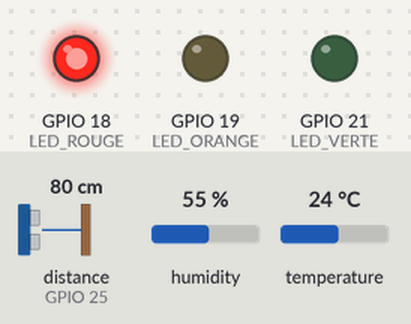
Simulated run of this sketch. Board: ESP32. Shown: output pins drawn as LEDs (lit = HIGH). Wiring (inferred from the names in the program): ultrasonic range finder: trigger GPIO 33; echo GPIO 25. The inputs (shaded band) are chosen by the test bench; at power-on: distance to the obstacle (sensor on GPIO 25) 80 cm, humidity 55 %, temperature 24 °C. The echo pulse lasts 58.3 µs per cm; WiFi joins after 1.5 s; servers stay silent unless stated; pins used as bus, display or sensor lines are not drawn; what the sketch prints to the serial monitor is not drawn.

Above: at 2.7 s.
2.8 s: distance to the obstacle (sensor on GPIO 25) set to 21 cm
4.3 s: distance to the obstacle (sensor on GPIO 25) set to 17 cm
At 4.7 s:
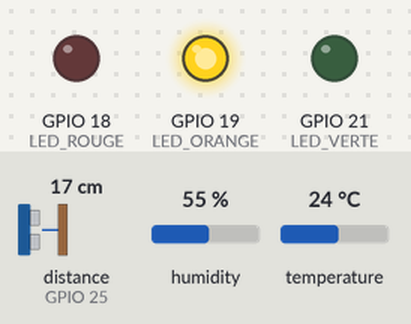
5.8 s: distance to the obstacle (sensor on GPIO 25) set to 13 cm
At 7.1 s:
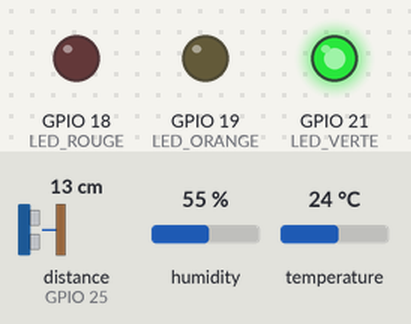
7.4 s: distance to the obstacle (sensor on GPIO 25) set to 18 cm
At 8.6 s:
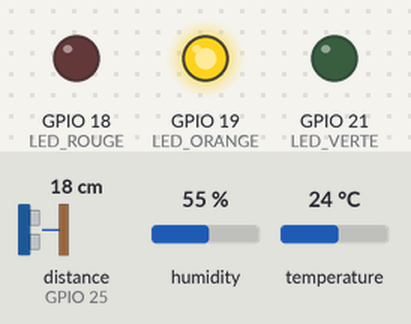
9.0 s: distance to the obstacle (sensor on GPIO 25) set to 2 cm
At 9.8 s:
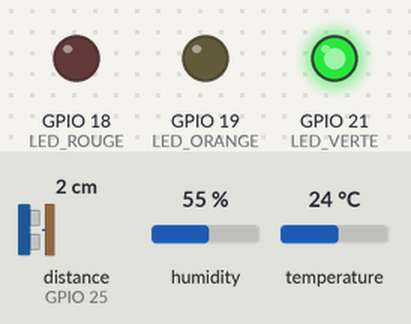
Timing chart, 0 to 11.6 s (numbered marks = the images above; inputs shaded):
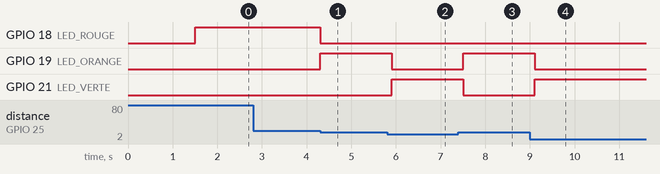

Measured:
- the behaviour switches between 19 and 18 cm on distance to the obstacle (sensor on GPIO 25) (found by bisection; images 0 and 1)
- the behaviour switches between 16 and 15 cm on distance to the obstacle (sensor on GPIO 25) (found by bisection; images 1 and 2)
- after the input at 2.8 s, every drawn part: stays the same
- after the input at 4.3 s, GPIO 18 (LED_ROUGE): HIGH → LOW at once; GPIO 19 (LED_ORANGE): LOW → HIGH at once
- after the input at 5.8 s, GPIO 19 (LED_ORANGE): HIGH → LOW after 0.11 s; GPIO 21 (LED_VERTE): LOW → HIGH after 0.11 s
- after the input at 7.4 s, GPIO 19 (LED_ORANGE): LOW → HIGH after 0.11 s; GPIO 21 (LED_VERTE): HIGH → LOW after 0.11 s
- after the input at 9.0 s, GPIO 19 (LED_ORANGE): HIGH → LOW after 0.11 s; GPIO 21 (LED_VERTE): LOW → HIGH after 0.11 s

The sketch:

ESP32_Maintenance_Machine_v0.ino
```cpp
// Activité IoT - Maintenance préventive d'une machine pédagogique (version v0)
// Carte : DOIT ESP32 DEVKIT V1
//
// La machine est surveillée par deux capteurs -> maintenance préventive CONDITIONNELLE :
//   - le niveau du bac de lubrifiant (capteur ultrason HC-SR04)
//   - la température et l'humidité de l'armoire électrique (DHT11)
// 3 LED indiquent l'état de la machine, une page web l'affiche à distance.
//
// Bibliothèque à installer (Outils > Gérer les bibliothèques) :
//   - DHT sensor library (Adafruit) + Adafruit Unified Sensor

#include <WiFi.h>
#include <WebServer.h>
#include <DHT.h>

const char* ssid = "NOM_DU_RESEAU";      // nom du réseau Wi-Fi (2,4 GHz)
const char* password = "MOT_DE_PASSE";   // mot de passe du réseau Wi-Fi

// ---------- Broches
const int PIN_TRIG   = 33;   // HC-SR04 TRIG
const int PIN_ECHO   = 25;   // HC-SR04 ECHO (reliée directement)
const int PIN_DHT    = 4;    // DHT11 DATA
const int LED_VERTE  = 21;
const int LED_ORANGE = 19;
const int LED_ROUGE  = 18;

// ---------- Seuils de maintenance (à adapter)
const int   NIVEAU_ALERTE = 30;      // % de lubrifiant dans le bac
const int   NIVEAU_ALARME = 10;
const float TEMP_ALERTE = 30.0;      // °C dans l'armoire électrique
const float TEMP_ALARME = 40.0;
const float HUM_ALERTE  = 80.0;      // % d'humidité (alerte seulement)

// ---------- Bac de lubrifiant : distance mesurée par le capteur placé au-dessus
const float DIST_PLEIN = 5.0;        // cm quand le bac est plein
const float DIST_VIDE  = 20.0;       // cm quand le bac est vide

DHT dht(PIN_DHT, DHT11);
WebServer server(80);

// ---------- Variables de la machine
int niveau = 100;            // %
float distance = 0;          // cm
float temperature = NAN;     // °C
float humidite = NAN;        // %

// État de chaque indicateur : 0 = normal, 1 = alerte, 2 = alarme
int eNiveau = 0, eTemp = 0, eHum = 0;
int etat = 0;
String cause = "";
const char* NOM_ETAT[] = {"NORMAL", "ALERTE", "ALARME"};
const char* COULEUR[] = {"#2e7d32", "#ef6c00", "#c62828"};

unsigned long tMesure = 0, tDht = 0;

// ---------- Mesures
float mesurerDistance() {
  digitalWrite(PIN_TRIG, LOW);
  delayMicroseconds(2);
  digitalWrite(PIN_TRIG, HIGH);            // impulsion de 10 µs
  delayMicroseconds(10);
  digitalWrite(PIN_TRIG, LOW);
  unsigned long duree = pulseIn(PIN_ECHO, HIGH, 30000);   // attente max 30 ms
  if (duree == 0) return -1;               // pas d'écho
  return duree * 0.0343 / 2;               // vitesse du son : 343 m/s, aller-retour
}

int etatHaut(float v, float alerte, float alarme) {   // plus la valeur est haute, plus c'est grave
  if (v >= alarme) return 2;
  if (v >= alerte) return 1;
  return 0;
}

// ---------- Décision
void evaluer() {
  eNiveau = (niveau <= NIVEAU_ALARME) ? 2 : (niveau <= NIVEAU_ALERTE) ? 1 : 0;
  eTemp = isnan(temperature) ? 0 : etatHaut(temperature, TEMP_ALERTE, TEMP_ALARME);
  eHum = (!isnan(humidite) && humidite >= HUM_ALERTE) ? 1 : 0;
  etat = max(max(eNiveau, eTemp), eHum);   // l'état le plus grave l'emporte

  cause = "";
  if (eNiveau) cause += "niveau de lubrifiant ; ";
  if (eTemp)   cause += "température de l'armoire ; ";
  if (eHum)    cause += "humidité de l'armoire ; ";

  digitalWrite(LED_VERTE, etat == 0);
  digitalWrite(LED_ORANGE, etat == 1);
  digitalWrite(LED_ROUGE, etat == 2);
}

// ---------- Page web (actualisée toutes les 2 secondes)
void ligne(String &html, const char* nom, String valeur, String seuils, int e) {
  html += "<tr><td>"; html += nom; html += "</td><td><b>"; html += valeur;
  html += "</b></td><td>"; html += seuils; html += "</td><td style='color:white;background:";
  html += COULEUR[e]; html += "'>"; html += NOM_ETAT[e]; html += "</td></tr>";
}

String page() {
  String html = "<!DOCTYPE html><html><head><meta charset='utf-8'>";
  html += "<meta name='viewport' content='width=device-width'>";
  html += "<meta http-equiv='refresh' content='2'><title>Maintenance machine</title>";
  html += "<style>body{font-family:sans-serif;max-width:560px;margin:auto;padding:8px}";
  html += "table{border-collapse:collapse;width:100%}td{border:1px solid #ccc;padding:6px}</style></head><body>";
  html += "<h1>Surveillance de la machine</h1>";
  html += "<p style='font-size:1.4em;color:white;padding:10px;border-radius:8px;background:";
  html += COULEUR[etat]; html += "'>État : "; html += NOM_ETAT[etat]; html += "</p>";
  if (etat > 0) { html += "<p>Cause : "; html += cause; html += "</p>"; }
  if (etat == 2) html += "<p><b>Intervention immédiate : la machine doit être arrêtée.</b></p>";
  html += "<table><tr><td>Indicateur</td><td>Valeur</td><td>Seuils</td><td>État</td></tr>";
  ligne(html, "Niveau de lubrifiant", String(niveau) + " %",
        String(NIVEAU_ALERTE) + " % / " + String(NIVEAU_ALARME) + " %", eNiveau);
  ligne(html, "Température armoire", isnan(temperature) ? String("—") : String(temperature, 0) + " °C",
        String(TEMP_ALERTE, 0) + " °C / " + String(TEMP_ALARME, 0) + " °C", eTemp);
  ligne(html, "Humidité armoire", isnan(humidite) ? String("—") : String(humidite, 0) + " %",
        String(HUM_ALERTE, 0) + " %", eHum);
  html += "</table><p>Distance mesurée par le capteur ultrason : ";
  html += String(distance, 1);
  html += " cm</p></body></html>";
  return html;
}

void handleRoot() {
  server.send(200, "text/html; charset=utf-8", page());
}

// Données brutes au format JSON (pour un tableau de bord ou un tableur)
void handleData() {
  String json = "{\"niveau\":" + String(niveau) + ",\"distance\":" + String(distance, 1);
  json += ",\"temperature\":" + (isnan(temperature) ? String("null") : String(temperature, 1));
  json += ",\"humidite\":" + (isnan(humidite) ? String("null") : String(humidite, 0));
  json += ",\"etat\":\""; json += NOM_ETAT[etat]; json += "\"}";
  server.send(200, "application/json", json);
}

void setup() {
  Serial.begin(115200);
  pinMode(LED_VERTE, OUTPUT);
  pinMode(LED_ORANGE, OUTPUT);
  pinMode(LED_ROUGE, OUTPUT);
  pinMode(PIN_TRIG, OUTPUT);
  pinMode(PIN_ECHO, INPUT);
  dht.begin();

  WiFi.begin(ssid, password);
  Serial.print("Connexion au Wi-Fi");
  while (WiFi.status() != WL_CONNECTED) {
    delay(500);
    Serial.print(".");
  }
  Serial.println();
  Serial.print("Adresse IP : ");
  Serial.println(WiFi.localIP());

  server.on("/", handleRoot);
  server.on("/data", handleData);
  server.begin();
}

void loop() {
  server.handleClient();

  // Niveau de lubrifiant toutes les 200 ms
  if (millis() - tMesure >= 200) {
    tMesure = millis();
    float d = mesurerDistance();
    if (d > 0) {
      distance = d;
      niveau = constrain((int)((DIST_VIDE - d) / (DIST_VIDE - DIST_PLEIN) * 100), 0, 100);
    }
    evaluer();
  }

  // Température et humidité toutes les 2 s (le DHT11 est lent)
  if (millis() - tDht >= 2000) {
    tDht = millis();
    float t = dht.readTemperature();
    float h = dht.readHumidity();
    if (!isnan(t)) temperature = t;
    if (!isnan(h)) humidite = h;
    Serial.print("Etat:"); Serial.print(etat);
    Serial.print(" Niveau:"); Serial.print(niveau);
    Serial.print(" Distance:"); Serial.print(distance);
    Serial.print(" Temperature:"); Serial.print(temperature);
    Serial.print(" Humidite:"); Serial.println(humidite);
  }
}
```
